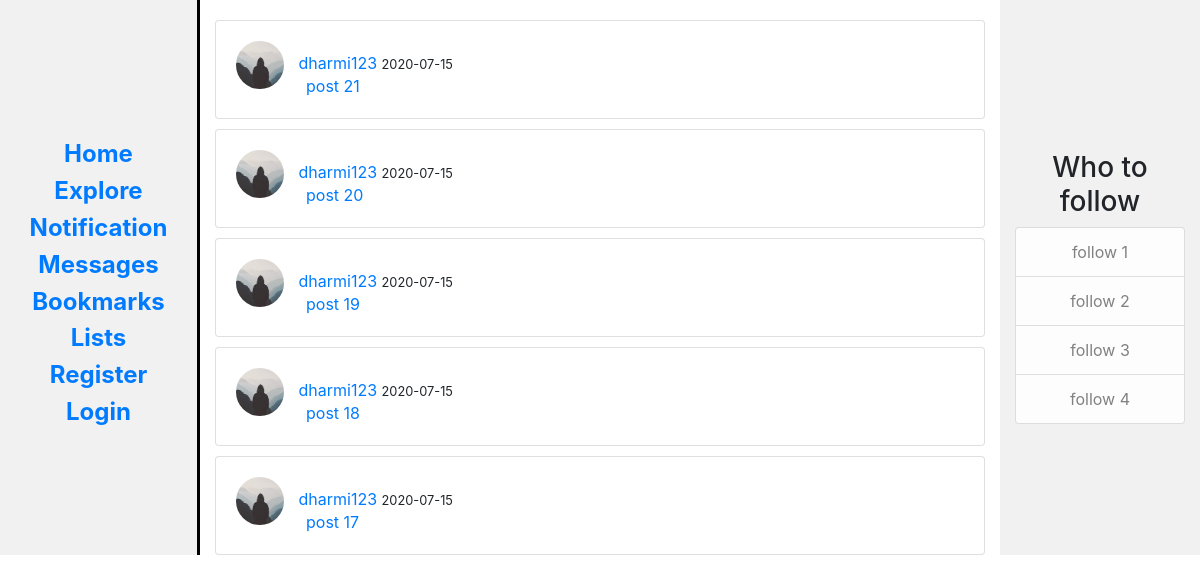
The page /home on the database its author committed.
### twitter/models.py (models this page shows, shortened)
class Post(db.Model):
	id = db.Column(db.Integer,primary_key=True)
	date_posted = db.Column(db.DateTime,nullable=False,default=datetime.utcnow)
	content = db.Column(db.Text,nullable=False)
	user_id = db.Column(db.Integer, db.ForeignKey('user.id'), nullable=False)

class User(db.Model, UserMixin):
	id = db.Column(db.Integer,primary_key=True)
	username = db.Column(db.String(20),unique=True, nullable=False)
	email = db.Column(db.String(120), unique=True, nullable=False)
	image_file = db.Column(db.String(20), nullable=False, default='default.jpg')
	password = db.Column(db.String(60), nullable=False)
	posts = db.relationship('Post', backref='author', lazy=True)

### twitter/routes.py (the view)
@app.route("/")
@app.route("/home")
def home():
	page = request.args.get('page',1,type=int)
	posts = Post.query.order_by(Post.date_posted.desc()).paginate(page=page, per_page=5)
	return render_template("home.html",posts=posts)

### twitter/templates/home.html (shortened to what this page needs)
{% extends "layout.html" %}
{% block content %}
	{% for i in posts %}
		<div class="card move-up">
			<div class="card-body">
				<img class="rounded-circle img-size account-img" src="{{ url_for('static', filename='profile_pics/'+i.author.image_file) }}">
				<a href="#" class="card-title text-data-title">{{ i.author.username }}</a>
				<small class="card-title">{{ i.date_posted.strftime('%Y-%m-%d') }}</small>
				<p class="card-text text-data"><a href="{{ url_for('tweet',post_id=i.id) }}">{{ i.content }}</a></p>
			</div>
		</div>
	{% endfor %}
{% endblock content %}

### twitter/templates/home.html (style rules this page uses)
.move-up { margin-top: 10px }
.img-size { width: 4vw; height: 4vw; object-fit: cover; }
.text-data-title { margin-left: 10px; }
.text-data { margin-left: 70px; margin-top: -15px; }

### rows shown on the page
Post: image_file (picture), author.username "dharmi123", date_posted "2020-07-15", content "post 21"
Post: image_file (picture), author.username "dharmi123", date_posted "2020-07-15", content "post 20"
Post: image_file (picture), author.username "dharmi123", date_posted "2020-07-15", content "post 19"
Post: image_file (picture), author.username "dharmi123", date_posted "2020-07-15", content "post 18"
Post: image_file (picture), author.username "dharmi123", date_posted "2020-07-15", content "post 17"
